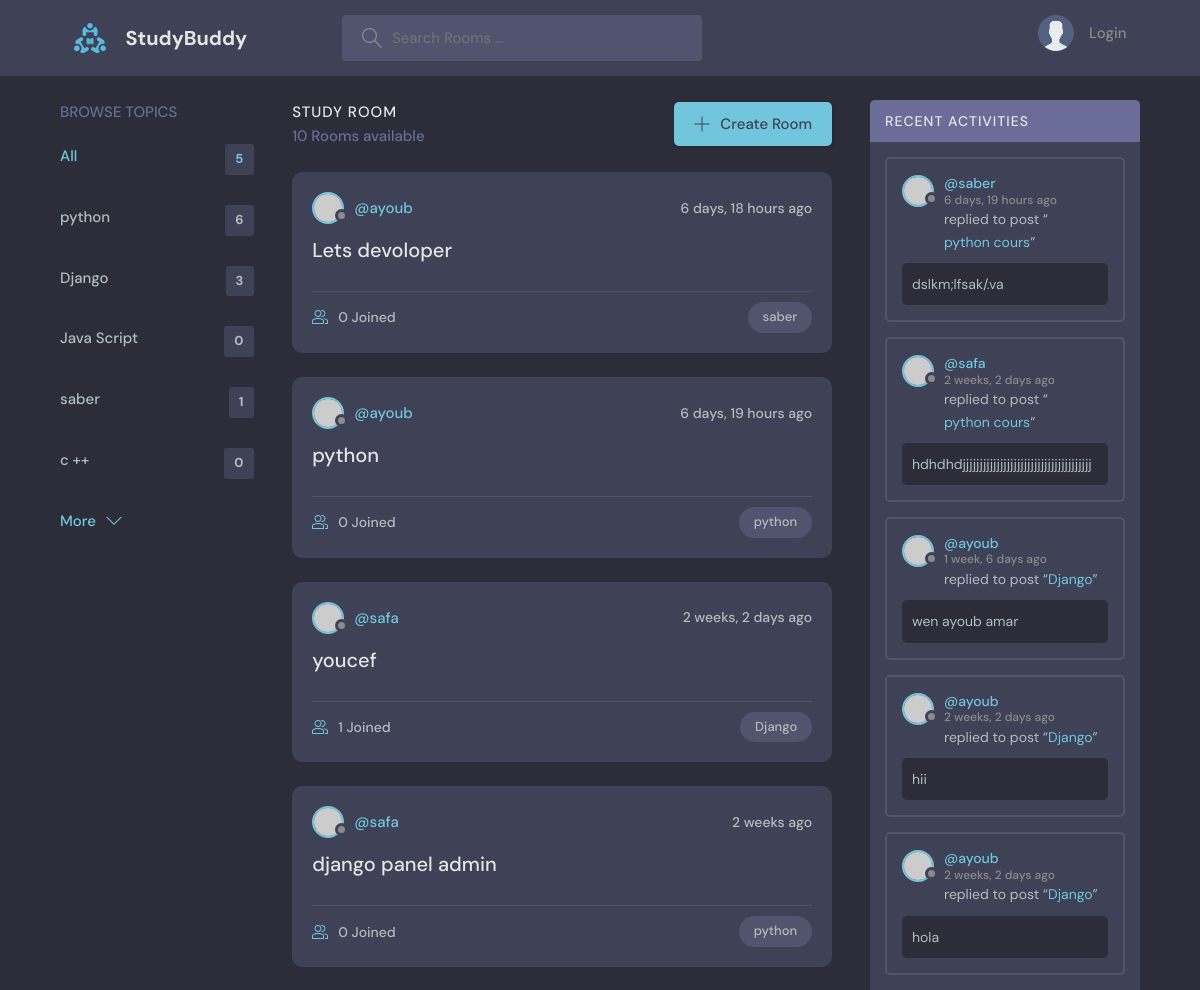
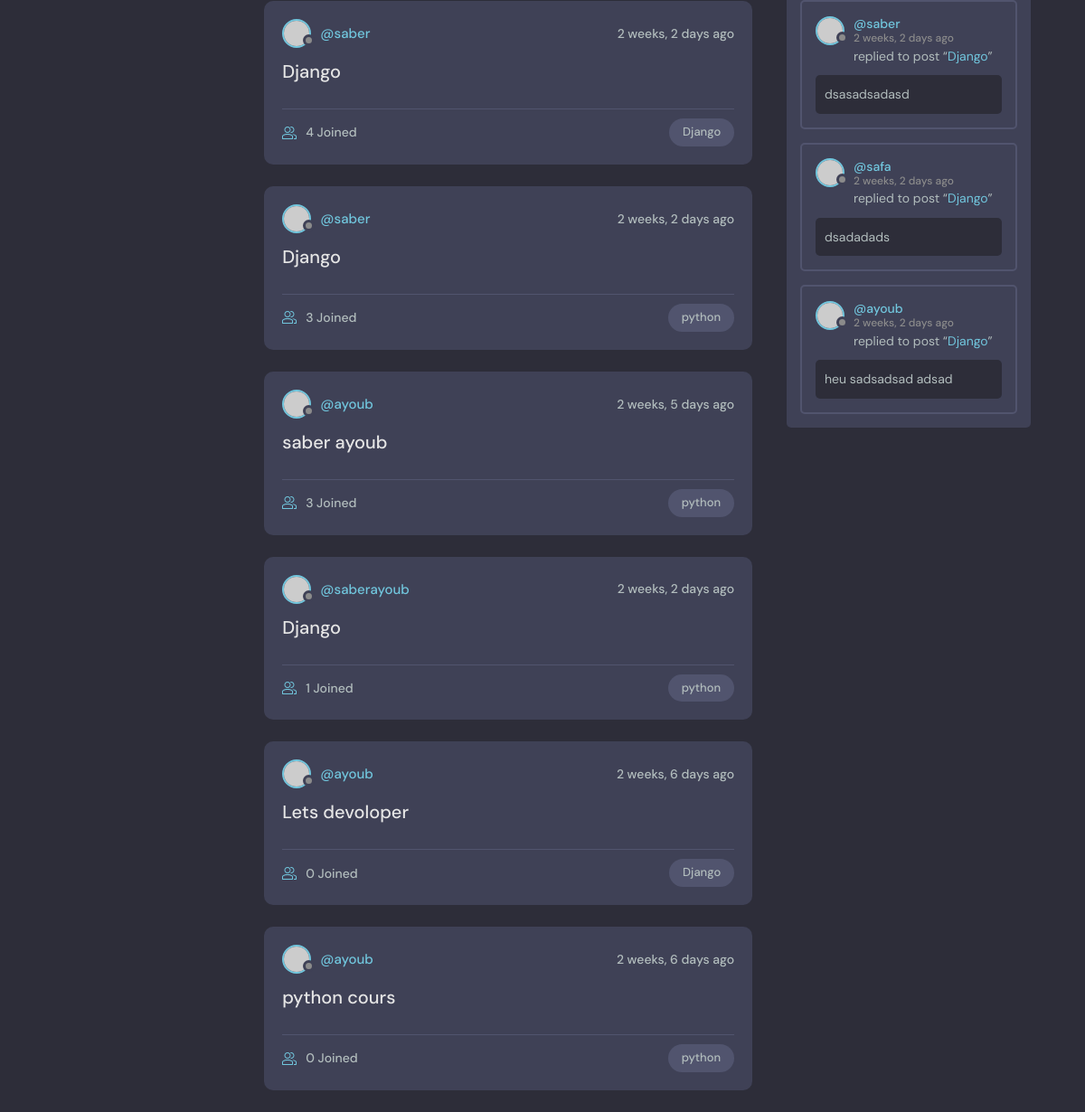
The page / on the database its author committed (2 pictures, top to bottom).
### base/models.py (models this page shows, shortened)
class Topic(models.Model):
    name = models.CharField(max_length=200)

class Room(models.Model):
    host = models.ForeignKey(User, on_delete=models.SET_NULL,null=True)
    topic = models.ForeignKey(Topic, on_delete=models.SET_NULL,null=True)
    name= models.CharField(max_length=200)
    description = models.TextField(null=True, blank=True)
    participants = models.ManyToManyField(User,related_name='participants',blank=True)
    updated = models.DateTimeField(auto_now=True)
    created = models.DateTimeField(auto_now_add=True)
    def __str__(self):
        return self.name
    class Meta:
        ordering = ['-updated','-created']

class Message(models.Model):
    user = models.ForeignKey(User, on_delete=models.CASCADE)
    room = models.ForeignKey(Room,on_delete= models.CASCADE)
    body = models.TextField()
    updated = models.DateTimeField(auto_now=True)
    created = models.DateTimeField(auto_now_add=True)
    class Meta:
        ordering = ['-updated','-created']

### base/views.py (the view)
# urls.py: path('', views.home, name="home"),
def home(request):
    q = request.GET.get('q') if request.GET.get('q') != None else ''
    rooms = Room.objects.filter(
        Q(topic__name__icontains=q)|
        Q(name__icontains=q)|
        Q(description__icontains=q)
    )
    room_count = rooms.count()
    topics = Topic.objects.all()[0:5]
    room_messages= Message.objects.filter(Q(room__topic__name__icontains=q))
    context = {'rooms':rooms,'topics':topics,'room_count':room_count,'room_messages':room_messages}
    return render(request, 'base/home.html',context,)

### base/templates/base/home.html (shortened to what this page needs)
{% extends 'main.html' %}
{% block content %}
    <main class="layout layout--3">
      <div class="container">
        {% include 'base/topics_component.html' %}
        <div class="roomList">
          <div class="roomList__header">
            <div>
              <h2>Study Room</h2>
              <p>{{room_count}} Rooms available</p>
            </div>
            <a class="btn btn--main" href="{% url 'create-room' %}">
              <svg version="1.1" xmlns="http://www.w3.org/2000/svg" width="32" height="32" viewBox="0 0 32 32">
                <title>add</title>
                <path
                  d="M16.943 0.943h-1.885v14.115h-14.115v1.885h14.115v14.115h1.885v-14.115h14.115v-1.885h-14.115v-14.115z"
                ></path>
              </svg>
              Create Room
            </a>
          </div>
          {% include 'base/feed_component.html' %}
        </div>
        {% include 'base/activity_component.html' %}
      </div>
    </main>
{% endblock %}

### base/templates/base/topics_component.html
    <div class="topics">
        <div class="topics__header">
        <h2>Browse Topics</h2>
        </div>
        <ul class="topics__list">
        <li>
            <a href="/" class="active">All <span>{{topics.count}}</span></a>
        </li>
        {% for topic in topics %}
        <li>
            <a href="{% url 'home' %}?q={{topic.name}}">{{topic.name}} <span>{{topic.room_set.all.count}}</span></a>
        </li>
        {% endfor %}
        </ul>
        <a class="btn btn--link" href="{% url 'topics' %}">
        More
        <svg version="1.1" xmlns="http://www.w3.org/2000/svg" width="32" height="32" viewBox="0 0 32 32">
            <title>chevron-down</title>
            <path d="M16 21l-13-13h-3l16 16 16-16h-3l-13 13z"></path>
        </svg>
        </a>
    </div>

### base/templates/base/feed_component.html (shortened to what this page needs)
{% for room in rooms %}
<div class="roomListRoom">
            <div class="roomListRoom__header">
              <a href="{% url 'user-profile' room.host.id %}" class="roomListRoom__author">
                <div class="avatar avatar--small">
                  <img src="https://randomuser.me/api/portraits/women/11.jpg" />
                </div>
                <span>@{{room.host.username}}</span>
              </a>
              <div class="roomListRoom__actions">
                <span>{{room.created|timesince}} ago</span>
              </div>
            </div>
            <div class="roomListRoom__content">
              <a href="{% url 'room' room.id %}">{{room.name}}</a>
            </div>
            <div class="roomListRoom__meta">
              <a href="{% url 'room' room.id %}"class="roomListRoom__joined">
                {{room.participants.all.count}} Joined
              </a>
              <p class="roomListRoom__topic">{{room.topic.name}}</p>
            </div>
          </div>
{% endfor %}

### base/templates/base/activity_component.html (shortened to what this page needs)
<div class="activities">
    <div class="activities__header">
        <h2>Recent Activities</h2>
    </div>
    {% for message in room_messages %}
    <div class="activities__box">
        <div class="activities__boxHeader roomListRoom__header">
        <a href="{% url 'user-profile' message.user.id %}" class="roomListRoom__author">
            <div class="avatar avatar--small">
            <img src="https://randomuser.me/api/portraits/women/11.jpg" />
            </div>
            <p>
            @{{message.user}}
            <span>{{message.created|timesince}} ago</span>
            </p>
        </a>
        </div>
        <div class="activities__boxContent">
        <p>replied to post “<a href="{% url 'room' message.room.id %}">{{message.room}}</a>”</p>
        <div class="activities__boxRoomContent">
            {{message.body}}
        </div>
        </div>
    </div>
    {% endfor %}
</div>

### rows shown on the page
Topic: name "python", room_set.all.count "6"
Topic: name "Django", room_set.all.count "3"
Topic: name "Java Script", room_set.all.count "0"
Topic: name "saber", room_set.all.count "1"
Topic: name "c ++", room_set.all.count "0"
Room: host.username "ayoub", created "6 days, 18 hours", name "Lets devoloper", participants.all.count "0", topic.name "saber"
Room: host.username "ayoub", created "6 days, 19 hours", name "python", participants.all.count "0", topic.name "python"
Room: host.username "safa", created "2 weeks, 2 days", name "youcef", participants.all.count "1", topic.name "Django"
Room: host.username "safa", created "2 weeks", name "django panel admin", participants.all.count "0", topic.name "python"
Room: host.username "saber", created "2 weeks, 2 days", name "Django", participants.all.count "4", topic.name "Django"
Room: host.username "saber", created "2 weeks, 2 days", name "Django", participants.all.count "3", topic.name "python"
Room: host.username "ayoub", created "2 weeks, 5 days", name "saber ayoub", participants.all.count "3", topic.name "python"
Room: host.username "saberayoub", created "2 weeks, 2 days", name "Django", participants.all.count "1", topic.name "python"
Room: host.username "ayoub", created "2 weeks, 6 days", name "Lets devoloper", participants.all.count "0", topic.name "Django"
Room: host.username "ayoub", created "2 weeks, 6 days", name "python cours", participants.all.count "0", topic.name "python"
Message: user "saber", created "6 days, 19 hours", room "python cours", body "dslkm;lfsak/.va"
Message: user "safa", created "2 weeks, 2 days", room "python cours", body "hdhdhdjjjjjjjjjjjjjjjjjjjjjjjjjjjjjjjjjjjjjj"
Message: user "ayoub", created "1 week, 6 days", room "Django", body "wen ayoub amar"
Message: user "ayoub", created "2 weeks, 2 days", room "Django", body "hii"
Message: user "ayoub", created "2 weeks, 2 days", room "Django", body "hola"
Message: user "saber", created "2 weeks, 2 days", room "Django", body "dsasadsadasd"
Message: user "safa", created "2 weeks, 2 days", room "Django", body "dsadadads"
Message: user "ayoub", created "2 weeks, 2 days", room "Django", body "heu sadsadsad adsad"

### other values the page prints
{{ topics.count }} "5"
{{ room_count }} "10"
